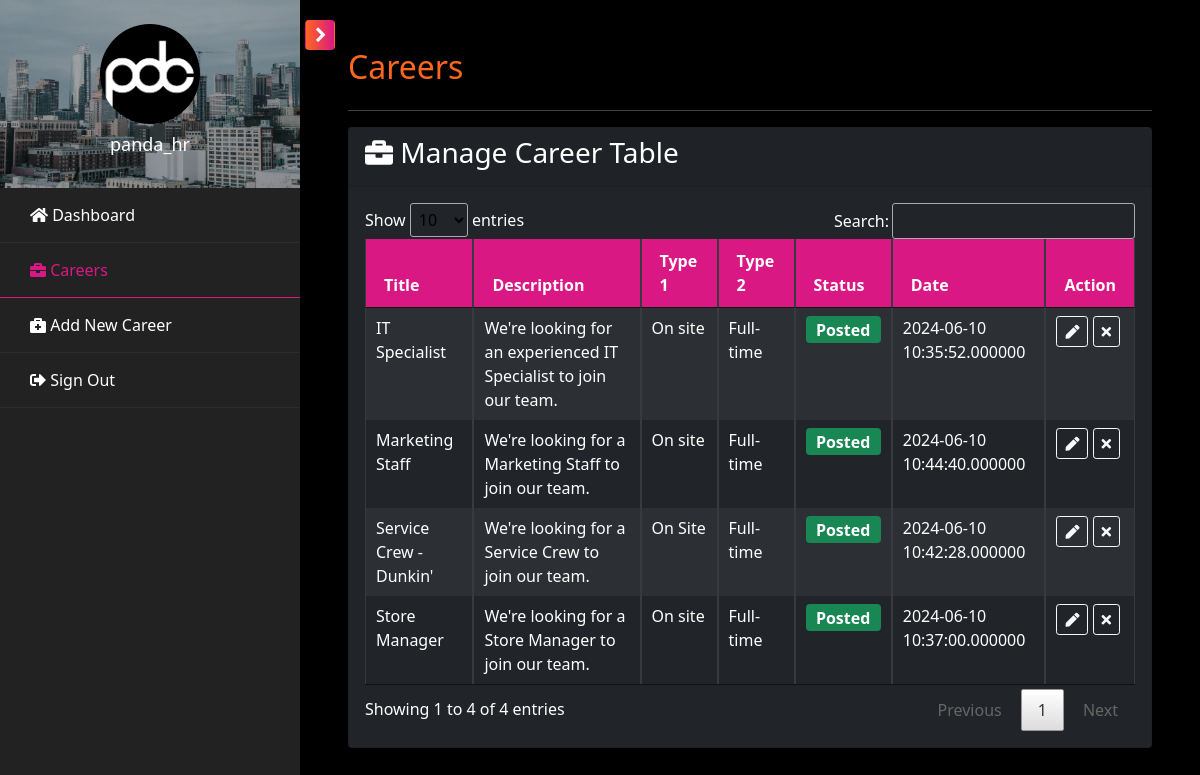
/pages/hr/hr.careers.php (signed in), run on the app's committed database.
### tables this page shows
CREATE TABLE `tbl_opportunities` (
  `id` int(100) NOT NULL,
  `name` varchar(1000) NOT NULL,
  `description` varchar(2000) NOT NULL,
  `type1` varchar(100) NOT NULL DEFAULT 'On Site',
  `type2` varchar(100) NOT NULL DEFAULT 'Full-time',
  `status` enum('Posted','Unposted') NOT NULL,
  `created` datetime(6) NOT NULL DEFAULT current_timestamp(6)
);

### pages/hr/hr.careers.php (the view, shortened to what this page needs)
<?php include('hr.header.php'); ?>
    <div id="content" class="p-4 p-md-5 pt-5">
        <h2 class="mb-4 text-orange">Careers</h2>
        <hr />
        <div class="card bg-dark mb-3">
            <div class="card-header">
                <h3><i class="fas fa-briefcase"></i> Manage Career Table</h3>
            </div>
            <div class="card-body">
                <div class="table-responsive">
                    <table class="table table-bordered table-striped table-dark table-sm w-100" id="career_table">
                        <thead>
                            <tr>
                                <th>Title</th>
                                <th>Description</th>
                                <th>Type 1</th>
                                <th>Type 2</th>
                                <th>Status</th>
                                <th>Date</th>
                                <th>Action</th>
                            </tr>
                        </thead>
                        <tbody>
                            <?php
                                $career_qry = mysqli_query($conn, "SELECT * FROM tbl_opportunities;");
                                while($career_row=mysqli_fetch_array($career_qry)){
                            ?>
                                <tr>
                                    <td><?php echo $career_row["name"]; ?></td>
                                    <td><?php echo $career_row["description"]; ?></td>
                                    <td><?php echo $career_row["type1"]; ?></td>
                                    <td><?php echo $career_row["type2"]; ?></td>
                                    <td>
                                        <span class="badge <?php echo $career_row["status"] == 'Posted' ? 'bg-success' : 'bg-secondary'; ?>">
                                            <?php echo ucfirst($career_row["status"]); ?>
                                        </span>
                                    </td>
                                    <td><?php echo $career_row["created"]; ?></td>
                                    <td>
                                        <a class="btn btn-sm btn-outline-light" href="hr.edit.career.php?id=<?php echo $career_row['id']; ?>" title="Edit"><i class="fas fa-pen"></i></a>
                                        <?php if ($career_row['status'] == 'Posted') { ?>
                                            <a class="btn btn-sm btn-outline-light" href="process.status.career.php?id=<?php echo $career_row['id']; ?>&status=Unposted" title="Unposted">
                                                <i class="fas fa-times"></i>
                                            </a>
                                        <?php } else { ?>
                                            <a class="btn btn-sm btn-outline-light" href="process.status.career.php?id=<?php echo $career_row['id']; ?>&status=Posted" title="Posted">
                                                <i class="fas fa-check"></i>
                                            </a>
                                        <?php } ?>
                                    </td>
                                </tr>
                            <?php } ?>
                        </tbody>
                    </table>
                </div>
            </div>
        </div>
    </div>
<?php include('hr.footer.php'); ?>

### assets/css/main.style.css (style rules this page uses)
body { background-color: #000; color: #fff; text-align: left; margin: 0; }
.text-orange { color: #FF671F; }
#content { width: 100%; padding: 0; min-height: 100vh; -webkit-transition: all 0.3s; -o-transition: all 0.3s; transition: all 0.3s; }
.table-dark { background-color: #222; color: #fff; }
.table-dark .badge { font-size: 1rem; }
.table-dark thead th { background-color: #DA1884; color: #fff; }

### data on the page
tbl_opportunities: name "IT Specialist", description "We're looking for an experienced IT Specialist to join our team.", type1 "On site", type2 "Full-time", status "Posted", created "2024-06-10 10:35:52.000000"
tbl_opportunities: name "Store Manager", description "We're looking for a Store Manager to join our team.", type1 "On site", type2 "Full-time", status "Posted", created "2024-06-10 10:37:00.000000"
tbl_opportunities: name "Service Crew - Dunkin'", description "We're looking for a Service Crew to join our team.", type1 "On Site", type2 "Full-time", status "Posted", created "2024-06-10 10:42:28.000000"
tbl_opportunities: name "Marketing Staff", description "We're looking for a Marketing Staff to join our team.", type1 "On site", type2 "Full-time", status "Posted", created "2024-06-10 10:44:40.000000"

### other printed values
$_SESSION['username'] "panda_hr"
